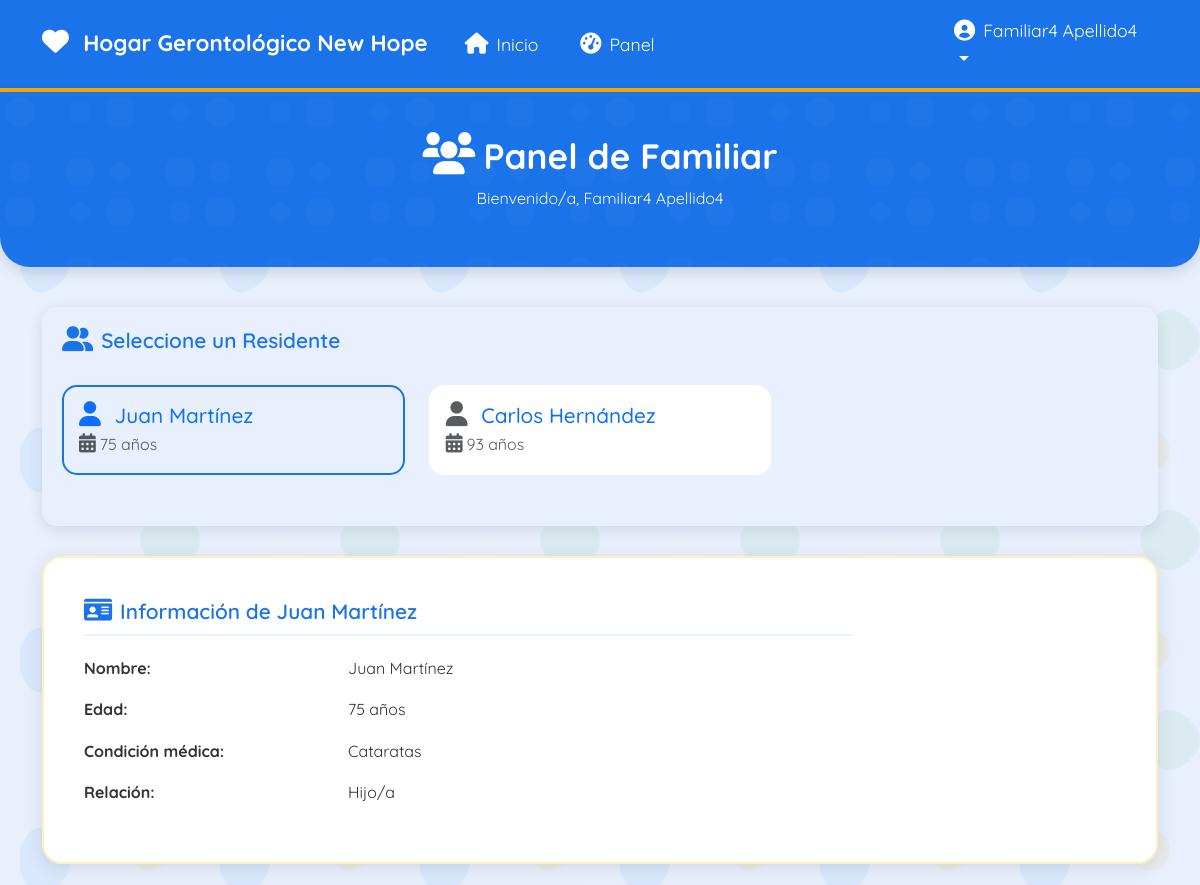
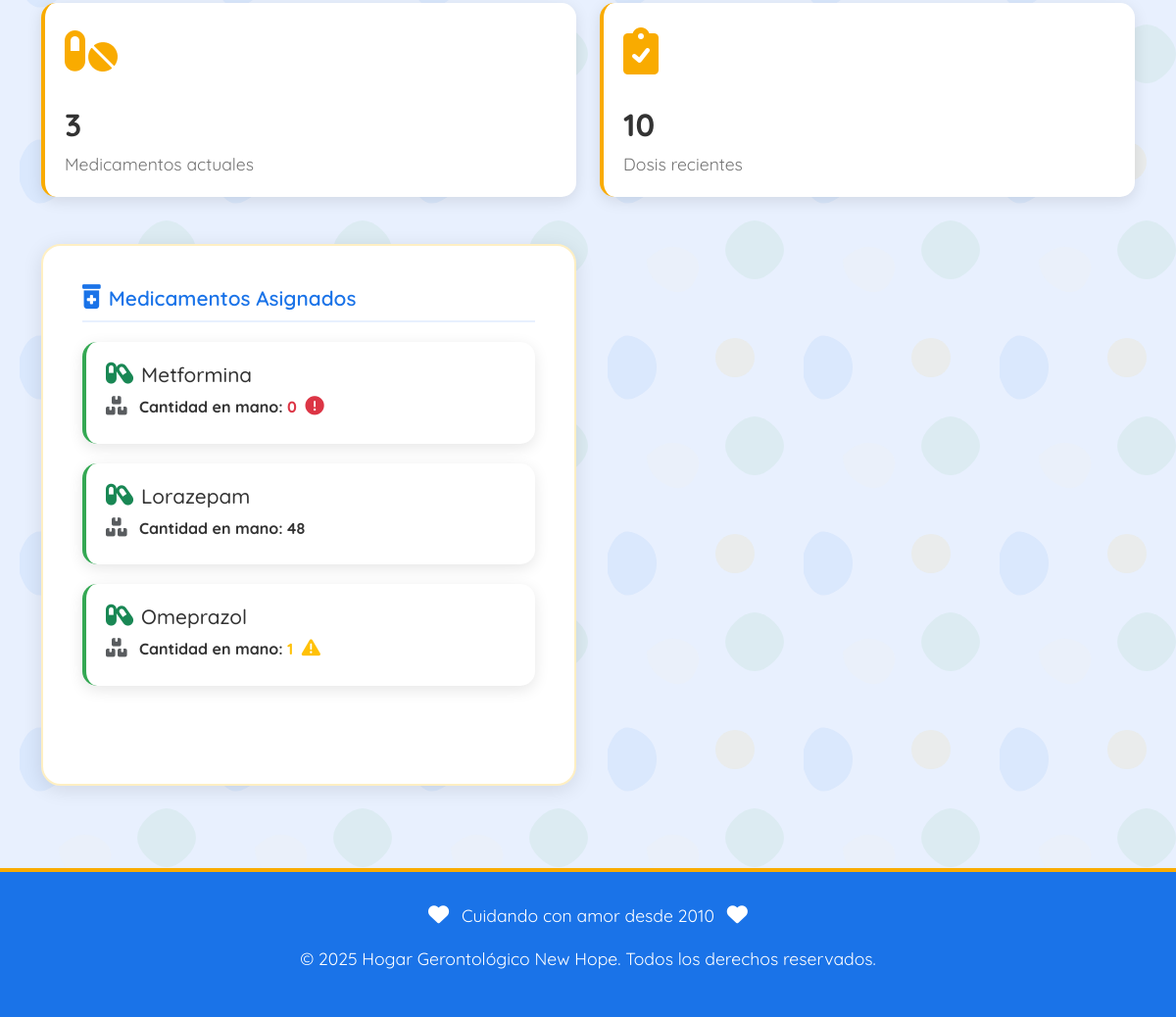
Page /dashboard/ (signed in) on the committed database (2 pictures, top to bottom).
### residents/models.py (models this page shows, shortened)
class Resident(models.Model):
    name = models.CharField(max_length=100)
    age = models.IntegerField()
    medical_condition = models.CharField(max_length=300)
    medications = models.ManyToManyField(
        Medication,
        through='ResidentMedication',
        related_name='residents_with_quantity' # Changed related_name
    )

class ResidentMedication(models.Model):
    resident = models.ForeignKey(Resident, on_delete=models.CASCADE)
    medication = models.ForeignKey(Medication, on_delete=models.CASCADE)
    quantity_on_hand = models.IntegerField(default=0) # Quantity the resident has
    class Meta:
        unique_together = ('resident', 'medication') # A resident can only have one entry per medication

### authentication/models.py (models this page shows, shortened)
class UserProfile(models.Model):
    USER_TYPE_CHOICES = (
        ('doctor', 'Doctor'),
        ('administrator', 'Administrador'), # Changed from 'patient'
        ('family', 'Familiar')
    )
    user = models.OneToOneField(User, on_delete=models.CASCADE, related_name='profile')
    user_type = models.CharField(max_length=13, choices=USER_TYPE_CHOICES) # Increased max_length
    profile_picture = models.ImageField(upload_to='profile_pics/', null=True, blank=True)
    phone_number = models.CharField(max_length=15, blank=True)
    resident = models.OneToOneField(
        Resident,
        on_delete=models.SET_NULL,
        null=True,
        blank=True,
        related_name='administrator_profile' # Changed related_name
    )
    related_residents = models.ManyToManyField(
        Resident,
        blank=True,
        related_name='family_members'
    )
    specialty = models.CharField(max_length=100, blank=True)  # Solo para doctores
    relationship = models.CharField(max_length=50, blank=True)  # Solo para familiares
    def is_doctor(self):
        return self.user_type == 'doctor'
    def is_administrator(self): # New method
        return self.user_type == 'administrator'
    def is_family(self):
        return self.user_type == 'family'

### medications/models.py (models this page shows, shortened)
class Medication(models.Model):
    name = models.CharField(max_length=100)

### dashboard/views.py (the view)
# urls.py: path('', views.dashboard_view, name='index'),
@login_required
def dashboard_view(request):
    try:
        profile = request.user.profile
    except UserProfile.DoesNotExist:
        messages.error(request, 'Perfil de usuario no encontrado. Contacte al administrador.')
        return render(request, 'dashboard/error.html', {'error': 'Perfil de usuario no encontrado'})
    if profile.is_doctor():
        return doctor_dashboard(request, profile)
    elif profile.is_administrator():
        return administrator_dashboard(request, profile)
    elif profile.is_family():
        return family_dashboard(request, profile)
    else:
        messages.error(request, 'Tipo de usuario no válido. Contacte al administrador.')
        return render(request, 'dashboard/error.html', {'error': 'Tipo de usuario no válido'})

### authentication/context_processors.py (called while the page is built, shortened)
def user_profile_context(request):
    if request.user.is_authenticated:
        try:
            profile = request.user.profile
            return {
                'user_profile': profile,
                'is_doctor': profile.is_doctor(),
                'is_administrator': profile.is_administrator(), # Added
                'is_family': profile.is_family(),
            }
        except UserProfile.DoesNotExist:
            return {
                'user_profile': None,
                'is_doctor': False,
                'is_administrator': False, # Added
                'is_family': False,
            }

### dashboard/templates/dashboard/family_dashboard.html (shortened to what this page needs)
{% extends 'base.html' %}
{% load auth_extras %}
{% block content %}
<div class="page-header">
    <div class="container">
        <h2 class="text-center">
            <i class="fas fa-users me-2"></i>Panel de Familiar
        </h2>
        <p class="text-center text-light">
            Bienvenido/a, {{ request.user.get_full_name }}
        </p>
    </div>
</div>
<div class="container">
    {% if residents.count > 1 %}
    <div class="resident-selector">
        <h3 class="panel-title">
            <i class="fas fa-user-friends me-2"></i>Seleccione un Residente
        </h3>
        <div class="row">
            {% for resident in residents %}
            <div class="col-md-4 mb-3">
                <a href="?resident_id={{ resident.id }}" class="text-decoration-none">
                    <div class="resident-card {% if resident.id == selected_resident.id %}active{% endif %}">
                        <h5 class="mb-1">
                            <i class="fas fa-user me-2 {% if resident.id == selected_resident.id %}text-primary{% else %}text-muted{% endif %}"></i>
                            {{ resident.name }}
                        </h5>
                        <p class="text-muted mb-0"><i class="fas fa-calendar-alt me-1"></i>{{ resident.age }} años</p>
                    </div>
                </a>
            </div>
            {% endfor %}
        </div>
    </div>
    {% endif %}
    {% if selected_resident %}
    <div class="content-card mb-4">
        <div class="row">
            <div class="col-md-9">
                <h3 class="panel-title">
                    <i class="fas fa-id-card me-2"></i>Información de {{ selected_resident.name }}
                </h3>
                <div class="row mb-3">
                    <div class="col-md-4 fw-bold">Nombre:</div>
                    <div class="col-md-8">{{ selected_resident.name }}</div>
                </div>
                <div class="row mb-3">
                    <div class="col-md-4 fw-bold">Edad:</div>
                    <div class="col-md-8">{{ selected_resident.age }} años</div>
                </div>
                <div class="row mb-3">
                    <div class="col-md-4 fw-bold">Condición médica:</div>
                    <div class="col-md-8">{{ selected_resident.medical_condition }}</div>
                </div>
                <div class="row mb-3">
                    <div class="col-md-4 fw-bold">Relación:</div>
                    <div class="col-md-8">{{ profile.relationship }}</div>
                </div>
            </div>
        </div>
    </div>
    <div class="row mb-4">
        <div class="col-md-6 mb-4">
            <div class="stat-card">
                <div class="stat-icon">
                    <i class="fas fa-pills"></i>
                </div>
                <div class="stat-value">{{ resident_medications.count }}</div>
                <div class="stat-title">Medicamentos actuales</div>
            </div>
        </div>
        <div class="col-md-6 mb-4">
            <div class="stat-card">
                <div class="stat-icon">
                    <i class="fas fa-clipboard-check"></i>
                </div>
                <div class="stat-value">{{ recent_doses|length }}</div>
                <div class="stat-title">Dosis recientes</div>
            </div>
        </div>
    </div>
    <div class="row">
        <div class="col-lg-6 mb-4">
            <div class="content-card h-100">
                <h3 class="panel-title">
                    <i class="fas fa-prescription-bottle-alt me-2"></i>Medicamentos Asignados
                </h3>
                {% if resident_medications %}
                <div class="medications-list">
                    {% for res_med in resident_medications %}
                    <div class="medication-card">
                        <h5>
                            <i class="fas fa-capsules me-2 text-success"></i>{{ res_med.medication.name }}
                        </h5>
                         <p class="mb-1">
                            <i class="fas fa-boxes me-2 text-muted"></i>
                            <strong>Cantidad en mano:</strong>
                             <span class="fw-bold
                                {% if res_med.quantity_on_hand <= 0 %}no-stock{% elif res_med.quantity_on_hand < 10 %}low-stock{% endif %}">
                                {{ res_med.quantity_on_hand }}
                            </span>
                             {% if res_med.quantity_on_hand <= 0 %}
                                <i class="fas fa-exclamation-circle text-danger ms-1" title="Sin inventario"></i>
                            {% elif res_med.quantity_on_hand < 10 %}
                                <i class="fas fa-exclamation-triangle text-warning ms-1" title="Bajo inventario"></i>
                            {% endif %}
                         </p>
                    </div>
                    {% endfor %}
                </div>
                {% else %}
                <div class="text-center py-4">
                    <i class="fas fa-prescription-bottle-alt fa-3x mb-3 text-muted"></i>
                    <p>No hay medicamentos asignados actualmente.</p>
                </div>
                {% endif %}
            </div>
        </div>
    </div>
    {% endif %}
</div>
{% endblock %}

### templates/base.html (shortened to what this page needs)
{% load static %}
<!DOCTYPE html>
<html lang="es">
<head>
    <link rel="stylesheet" href="https://cdn.jsdelivr.net/npm/bootstrap@5.3.0/dist/css/bootstrap.min.css">
    <link rel="stylesheet" href="https://cdnjs.cloudflare.com/ajax/libs/font-awesome/6.0.0-beta3/css/all.min.css">
</head>
<body>
    <nav class="navbar navbar-expand-lg navbar-dark">
        <div class="container">
            <a class="navbar-brand" href="/">
                <i class="fas fa-heart me-2"></i>
                Hogar Gerontológico New Hope
            </a>
            <div class="collapse navbar-collapse" id="navbarNav">
                <ul class="navbar-nav me-auto">
                    <li class="nav-item">
                        <a class="nav-link" href="/">
                            <i class="fas fa-home me-2"></i>Inicio
                        </a>
                    </li>
                    {% if user.is_authenticated %}
                    <li class="nav-item">
                        <a class="nav-link" href="{% url 'dashboard:index' %}">
                            <i class="fas fa-tachometer-alt me-2"></i>Panel
                        </a>
                    </li>
                    {% endif %}
                </ul>
                <ul class="navbar-nav">
                    {% if user.is_authenticated %}
                    <li class="nav-item dropdown">
                        <a class="nav-link dropdown-toggle" href="#" id="navbarDropdown" role="button" data-bs-toggle="dropdown" aria-expanded="false">
                            <div class="user-profile">
                                <i class="fas fa-user-circle fa-lg me-2"></i>
                                {{ user.get_full_name|default:user.username }}
                            </div>
                        </a>
                    </li>
                    {% else %}
                    <li class="nav-item">
                        <a class="nav-link" href="{% url 'authentication:login' %}">
                            <i class="fas fa-sign-in-alt me-2"></i>Ingresar
                        </a>
                    </li>
                    {% endif %}
                </ul>
            </div>
        </div>
    </nav>
    {% block content %}{% endblock %}
    <footer class="footer">
        <div class="container">
            <div class="text-center">
                <p><i class="fas fa-heart me-2"></i> Cuidando con amor desde 2010 <i class="fas fa-heart ms-2"></i></p>
                <p>© 2025 Hogar Gerontológico New Hope. Todos los derechos reservados.</p>
            </div>
        </div>
    </footer>
</body>
</html>

### templates/base.html (style rules this page uses)
:root { --primary-blue: #1A73E8; --secondary-blue: #155EEA; --light-blue: #E8F0FE; --accent-blue: #4285F4; --text-dark: #333333; --text-light: #FFFFFF; --accent-warm: #F9AB00; --accent-soft: #FEEFC3; --accent-green: #34A853; --accent-red: #EA4335; }
body { font-family: 'Quicksand', 'Segoe UI', Tahoma, Geneva, Verdana, sans-serif; background-color: var(--light-blue); color: var(--text-dark); font-size: 16px; line-height: 1.6; background-repeat: repeat; background-attachment: fixed; }
.navbar { background-color: var(--primary-blue); border-bottom: 4px solid var(--accent-warm); box-shadow: 0 4px 12px rgba(0, 0, 0, 0.1); font-size: 1.1rem; }
.navbar-brand, .nav-link { color: var(--text-light); }
.navbar-brand { font-size: 1.4rem; font-weight: 700; }
.nav-link { margin: 0 5px; border-radius: 20px; padding: 8px 16px !important; transition: all 0.3s; }
.page-header { background-color: var(--primary-blue); color: var(--text-light); padding: 2.5rem 0; margin-bottom: 2.5rem; border-radius: 0 0 30px 30px; box-shadow: 0 4px 15px rgba(0, 0, 0, 0.15); position: relative; overflow: hidden; }
.page-header::before { content: ""; position: absolute; top: 0; left: 0; right: 0; bottom: 0; background-repeat: repeat; opacity: 0.2; }
.page-header h2 { font-size: 2.2rem; font-weight: 700; position: relative; z-index: 1; }
.content-card { background-color: white; border-radius: 20px; box-shadow: 0 4px 20px rgba(0, 0, 0, 0.1); padding: 2.5rem; margin-bottom: 2.5rem; border: 2px solid var(--accent-soft); }
.footer { background-color: var(--primary-blue); color: var(--text-light); padding: 30px 0; margin-top: 60px; border-top: 4px solid var(--accent-warm); text-align: center; font-size: 1.1rem; }
a, button, input, select, textarea { transition: all 0.2s; }
h2 { font-size: 2.2rem; }
h3 { font-size: 1.8rem; }
h5 { font-size: 1.3rem; }
.fa, .fas, .far, .fal, .fab { font-size: 1.2em; }
.user-profile { display: flex; align-items: center; }

### dashboard/templates/dashboard/family_dashboard.html (style rules this page uses)
.stat-card { background-color: white; border-radius: 15px; padding: 20px; box-shadow: 0 4px 15px rgba(0, 0, 0, 0.1); transition: all 0.3s; height: 100%; border-left: 4px solid var(--accent-warm); }
.stat-card .stat-icon { font-size: 2.5rem; color: var(--accent-warm); margin-bottom: 15px; }
.stat-card .stat-value { font-size: 2rem; font-weight: 700; color: var(--text-dark); }
.stat-card .stat-title { font-size: 1.1rem; color: #757575; }
.medication-card { background-color: white; border-radius: 15px; padding: 20px; margin-bottom: 20px; box-shadow: 0 4px 15px rgba(0, 0, 0, 0.1); transition: all 0.3s; border-left: 4px solid var(--accent-green); }
.resident-selector { background-color: var(--light-blue); border-radius: 15px; padding: 20px; margin-bottom: 30px; box-shadow: 0 4px 15px rgba(0, 0, 0, 0.1); }
.resident-card { background-color: white; border-radius: 15px; padding: 15px; margin-bottom: 15px; cursor: pointer; border: 2px solid transparent; transition: all 0.3s; }
.resident-card.active { border-color: var(--primary-blue); background-color: var(--light-blue); }
.panel-title { font-size: 1.3rem; font-weight: 600; color: var(--primary-blue); margin-bottom: 20px; padding-bottom: 10px; border-bottom: 2px solid var(--light-blue); }
.low-stock { color: #ffc107; font-weight: bold; }
.no-stock { color: #dc3545; font-weight: bold; }

### rows in the picture
Resident: name "Juan Martínez", age "75", medical_condition "Cataratas"
Resident: name "Carlos Hernández", age "93"
UserProfile: relationship "Hijo/a"
ResidentMedication: medication.name "Metformina", quantity_on_hand "0"
ResidentMedication: medication.name "Lorazepam", quantity_on_hand "48"
ResidentMedication: medication.name "Omeprazol", quantity_on_hand "1"

### other values in the picture
{{ user.get_full_name|default:user.username }} "Familiar4 Apellido4"
{{ request.user.get_full_name }} "Familiar4 Apellido4"
{{ resident_medications.count }} "3"
{{ recent_doses|length }} "10"
